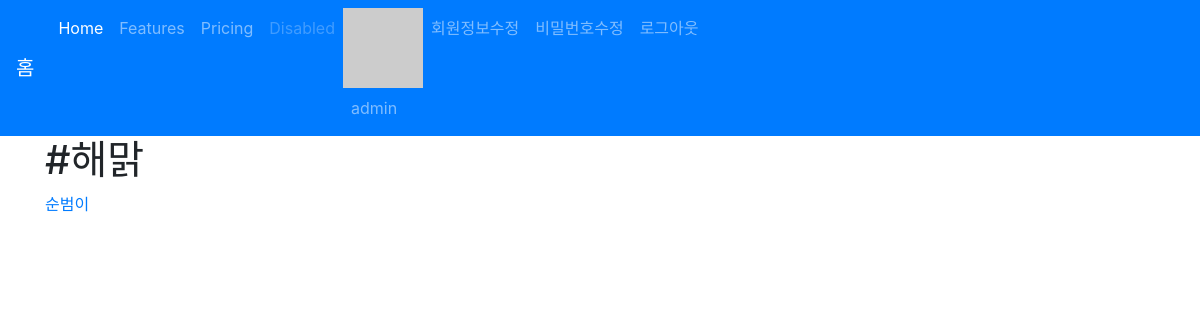
The app's page /hashtags/20/ (signed in) with its own data.
### accounts/models.py (models this page shows)
class User(AbstractUser):
    followers = models.ManyToManyField( # follower: 나를 따르는 사람
        settings.AUTH_USER_MODEL,
        related_name='followings',
        blank=True
    )

### articles/models.py (models this page shows, shortened)
class HashTag(models.Model):
    content = models.TextField(unique=True)

class Article(models.Model):
    title = models.CharField(max_length=10)
    content = models.TextField()
    image = models.ImageField(blank=True)
    image_thumbnail = ImageSpecField(
        processors=[ResizeToFill(300, 300)],
        format='JPEG',
        options={'quality': 80}
    )
    created_at = models.DateTimeField(auto_now_add=True)
    updated_at = models.DateTimeField(auto_now=True)
    user = models.ForeignKey(settings.AUTH_USER_MODEL, on_delete=models.CASCADE)
    like_users = models.ManyToManyField(
                                settings.AUTH_USER_MODEL,
                                related_name='like_articles',
                                blank=True
                                )
    hashtags = models.ManyToManyField(
                                HashTag,
                                related_name='articles',
                                blank=True
                                )

### articles/views.py (the view)
# urls.py: path('hashtags/<int:hashtag_pk>/', views.hashtag, name='hashtag'),
def hashtag(request, hashtag_pk):
    hashtag = get_object_or_404(HashTag, pk=hashtag_pk)
    context = {
        'hashtag': hashtag
    }
    return render(request, 'articles/hashtag.html', context)

### articles/templatetags/gravatar.py (called while the page is built)
@register.filter
def makehash(user):
    email = user.email
    social_user = user.socialaccount_set.all().first()
    if social_user:
        return social_user.extra_data.get('properties').get('profile_image')
    return  'https://www.gravatar.com/avatar/' + hashlib.md5(email.strip().lower().encode('utf-8')).hexdigest()

### articles/templates/articles/hashtag.html
{% extends 'articles/base.html' %}
{% block body %}
<h1>{{ hashtag.content }}</h1>
{% for article in hashtag.articles.all %}
<a href="{% url 'articles:detail' article.pk %}"><p>{{ article.title }}</p></a>
{% endfor %}
{% endblock %}

### articles/templates/_navbar.html (shortened to what this page needs)
<nav class="navbar navbar-expand-lg navbar-dark bg-primary">
  <a class="navbar-brand" href="/articles/">홈</a>
  <div class="collapse navbar-collapse" id="navbarNav">
    <ul class="navbar-nav">
      <li class="nav-item active">
        <a class="nav-link" href="#">Home <span class="sr-only">(current)</span></a>
      </li>
      <li class="nav-item">
        <a class="nav-link" href="#">Features</a>
      </li>
      <li class="nav-item">
        <a class="nav-link" href="#">Pricing</a>
      </li>
      <li class="nav-item">
        <a class="nav-link disabled" href="#" tabindex="-1" aria-disabled="true">Disabled</a>
      </li>
      {% if user.is_authenticated %}
      <li class="nav-item">
        {% load gravatar %}
        <img src="{{ user|makehash }}" alt="">
        <a class="nav-link" href="{% url 'accounts:profile' user.pk %}">{{ user.username }}</a>
      </li>
      <li class="nav-item">
        <a class="nav-link" href="{% url 'accounts:update' %}">회원정보수정</a>
      </li>
      <li class="nav-item">
        <a class="nav-link" href="{% url 'accounts:password' %}">비밀번호수정</a>
      </li>
      <li class="nav-item">
        <a class="nav-link" href="{% url 'accounts:logout' %}">로그아웃</a>
      </li>
      {% endif %}
    </ul>
  </div>
</nav>

### records on screen
User: username "admin"
HashTag: content "#해맑"
Article: title "순범이"
